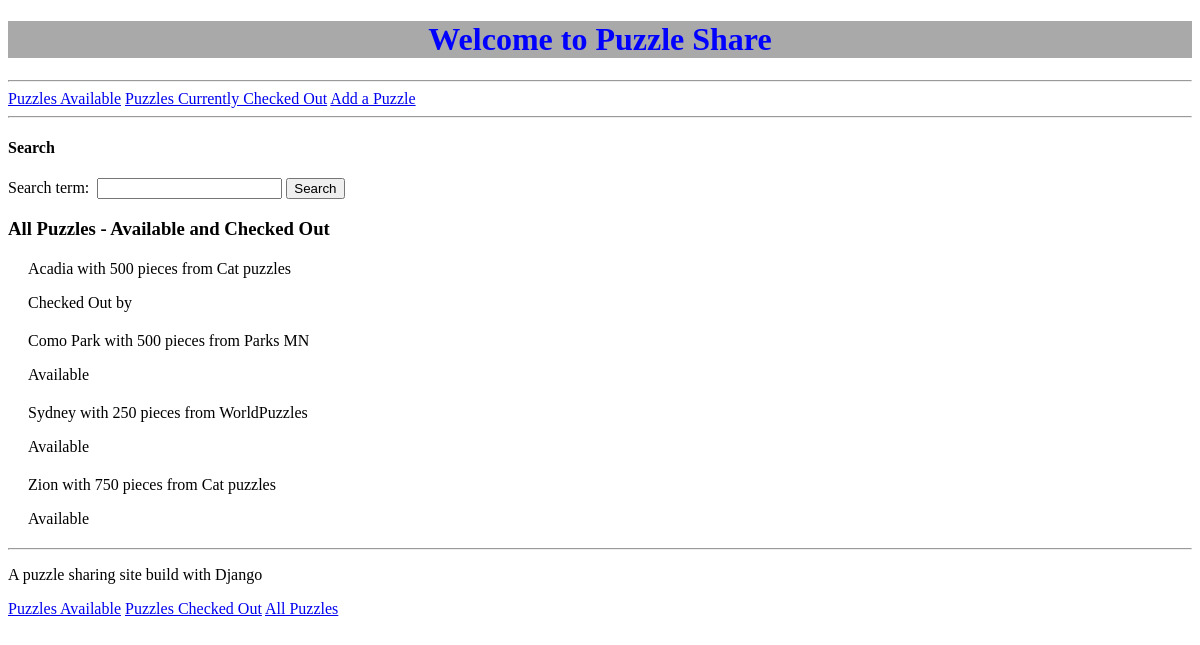
The app's page /, older data.
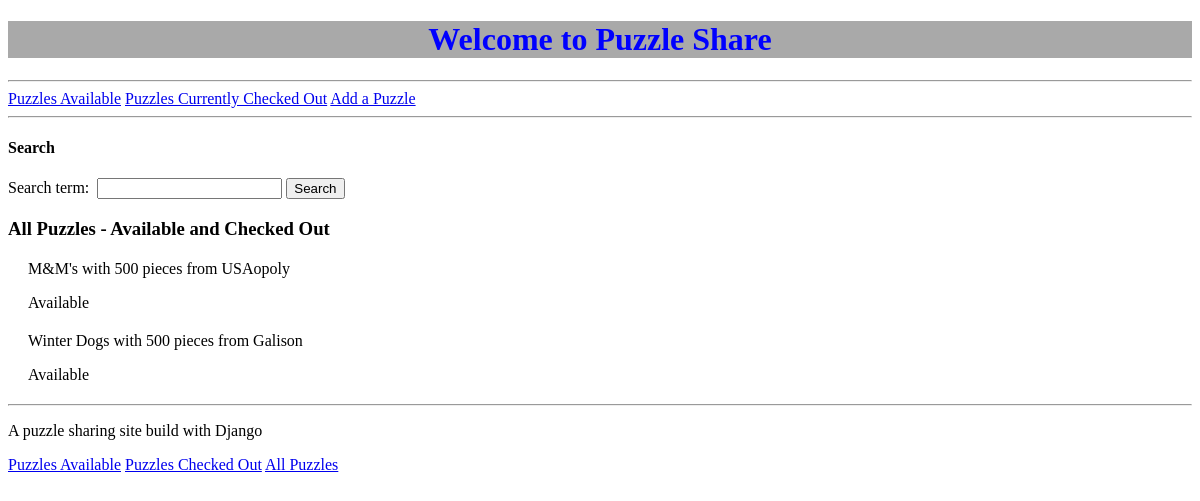
The same page, newer data.
### puzzle_share/models.py (models this page shows)
class Puzzle(models.Model):
    PIECES = (
        (50,  ('50 pieces or less')),
        (100, ('100 pieces')),
        (250, ('250 pieces')),
        (500, ('500 pieces')),
        (750, ('750 pieces')),
        (1000, ('1000 pieces'))
    )
    STATUS=(
        (1, ('Available to borrow')),
        (2, ('Borrowed by someone')),
    )
    name = models.CharField(max_length=20)
    pieces = models.PositiveSmallIntegerField(choices=PIECES, default= 500,)
    company = models.CharField(max_length=20)#, help_text = 'Enter name of puzzle manufacturer')
    status = models.PositiveSmallIntegerField(choices=STATUS, default=1,)
    owner_last_name = models.CharField(max_length=20)
    user_last_name = models.CharField(max_length=20, default = "")
    class Meta:
        unique_together = [['name', 'pieces', 'company']]
    def __str__(self):
        return f'{self.name} with {self.pieces} pieces from {self.company}'

### puzzle_share/views.py (the view)
# urls.py: path('', views.puzzle_list, name='puzzle_list'),
def puzzle_list(request):
    search_form = SearchForm(request.GET)
    if search_form.is_valid():
        search_term = search_form.cleaned_data['search_term']
        puzzles = Puzzle.objects.filter(name__icontains=search_term).order_by('name')
    else:
        search_form = SearchForm()
        puzzles = Puzzle.objects.order_by('name')
    return render(request, 'puzzle_share/puzzlelist.html', {'puzzles': puzzles, 'search_form': search_form})

### puzzle_share/forms.py
class SearchForm(forms.Form):
    search_term = forms.CharField()

### puzzle_share/templates/puzzle_share/puzzlelist.html
{% extends 'puzzle_share/base.html' %}
{% block content %}
<a class = "nav-link" href="{% url 'puzzles_available' %}">Puzzles Available</a>
<a class = "nav-link" href="{% url 'puzzles_checked_out' %}"> Puzzles Currently Checked Out</a>
<a class = "nav-link" href="{% url 'add_puzzle' %}">Add a Puzzle</a>
<hr>
<h4>Search</h4>
<form method="GET" action="{% url 'puzzle_list' %}">
    {{ search_form }}
    <button type="submit">Search</button>
</form>
<h3> All Puzzles - Available and Checked Out</h3>
{% for puzzle in puzzles %}
<div class="puzzlelist-puzzle">
   <span class = "puzzle-details"> {{ puzzle }}</span>
    {% if puzzle.status == 1 %}
    <p>Available</p>
    {% endif %}
    {% if puzzle.status == 2 %}
    <p>Checked Out by {{ puzzle.user_last_name }}</p>
    {% endif %}
</div>
{% empty %}
<P> No puzzles match search term</P>
{% endfor %}
{% endblock %}

Row changes from the older to the newer data that the page shows:
removed Puzzle: name+pieces+company "Acadia with 500 pieces from Cat puzzles"
removed Puzzle: name+pieces+company "Como Park with 500 pieces from Parks MN", status "Available"
removed Puzzle: name+pieces+company "Sydney with 250 pieces from WorldPuzzles", status "Available"
removed Puzzle: name+pieces+company "Zion with 750 pieces from Cat puzzles", status "Available"
added Puzzle: name+pieces+company "M&M's with 500 pieces from USAopoly", status "Available"
added Puzzle: name+pieces+company "Winter Dogs with 500 pieces from Galison", status "Available"
